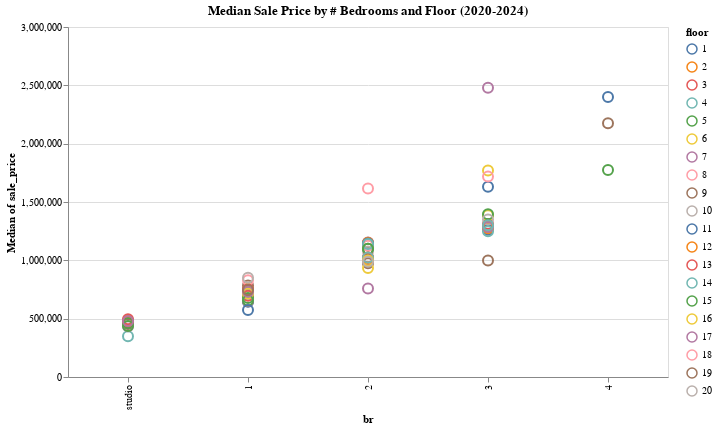

Notebook code for this chart:
### Markdown cell above
# Median Sale Price by Floor/Bedrooms (2020-2024) 

Two views of the same data.

### Code cell
selection = alt.selection_point(fields=['floor'], bind='legend')
x_order = ["studio", "1", "2", "3", "4"]

alt.Chart(source).mark_point().encode(
    alt.X(
        'br:N',
        scale=alt.Scale(domain=x_order),
        sort=x_order,
    ),
    alt.Y('median(sale_price):Q',scale=alt.Scale(domain=(0, 3_000_000))),
    alt.Color('floor:N', scale=alt.Scale(domain=list(range(1,21)))),
    opacity=alt.condition(selection, alt.value(1), alt.value(0.1)),
    size=alt.condition(selection, alt.value(100), alt.value(30)),
    tooltip = ['floor:N','br:N','median(sale_price):Q', 'count(sale_price):Q']
).add_params(
    selection
).properties(
    width=600,
    height=350,
    title="Median Sale Price by # Bedrooms and Floor (2020-2024)"
).transform_filter(
    selection
).interactive()

### Figure 1 — Vega-Lite specification as saved in the notebook (floating-point values rounded to 4 significant figures; data arrays with more than 128 entries replaced by an {"elided": "..."} marker saying what was removed)
{"config": {"view": {"continuousWidth": 300, "continuousHeight": 300}}, "data": {"name": "data-8ccbc853dd3528d7fb619268bd91eef1"}, "mark": {"type": "point"}, "encoding": {"color": {"field": "floor", "scale": {"domain": [1, 2, 3, 4, 5, 6, 7, 8, 9, 10, 11, 12, 13, 14, 15, 16, 17, 18, 19, 20]}, "type": "nominal"}, "opacity": {"condition": {"param": "param_32", "value": 1}, "value": 0.1}, "size": {"condition": {"param": "param_32", "value": 100}, "value": 30}, "tooltip": [{"field": "floor", "type": "nominal"}, {"field": "br", "type": "nominal"}, {"aggregate": "median", "field": "sale_price", "type": "quantitative"}, {"aggregate": "count", "field": "sale_price", "type": "quantitative"}], "x": {"field": "br", "scale": {"domain": ["studio", "1", "2", "3", "4"]}, "sort": ["studio", "1", "2", "3", "4"], "type": "nominal"}, "y": {"aggregate": "median", "field": "sale_price", "scale": {"domain": [0, 3000000]}, "type": "quantitative"}}, "height": 350, "params": [{"name": "param_32", "select": {"type": "point", "fields": ["floor"]}, "bind": "legend"}, {"name": "param_33", "select": {"type": "interval", "encodings": ["x", "y"]}, "bind": "scales"}], "title": "Median Sale Price by # Bedrooms and Floor (2020-2024)", "transform": [{"filter": {"param": "param_32"}}], "width": 600, "$schema": "https://vega.github.io/schema/vega-lite/v5.17.0.json", "datasets": {"data-8ccbc853dd3528d7fb619268bd91eef1": {"elided": "212 records"}}}
